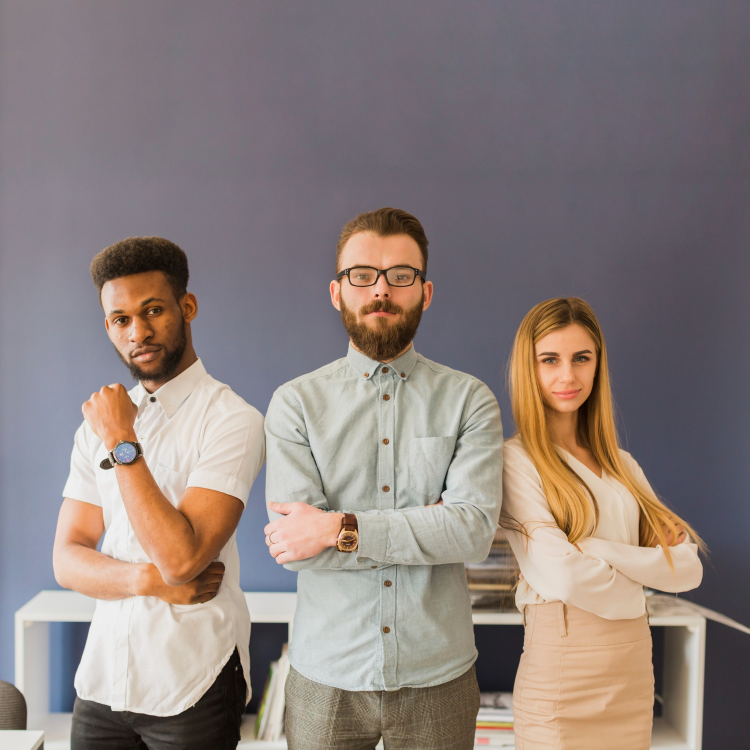
#> input picture 1.jpg, 1500 x 1500 px (shown at 1/2 size)
$ python main.py
#> lines starting #> are read from the running program, lines starting #| are printed output that depends on the picture
from PIL import Image

# Ask the user for the image file path
image_path = input("Enter the path to the image file: ")
#> the answer given: 1.jpg

# Open the image
try:
    image = Image.open(image_path)
#> image is the input picture: PIL image 1500x1500 RGB; mean R, G, B 140.5, 128.6, 125.4
except FileNotFoundError:
    print("Error: The specified image file does not exist.")
    exit()

# Resize the image to a smaller size for better performance
image = image.resize((100, 100))
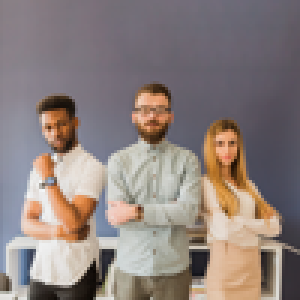
#> image: PIL image 100x100 RGB (shown 3 times larger); mean R, G, B 140.5, 128.6, 125.4

# Convert the image to grayscale
grayscale_image = image.convert("L")
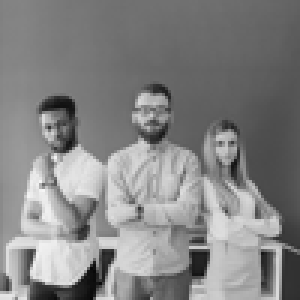
#> grayscale_image: PIL image 100x100 L (shown 3 times larger); min 7, max 245, mean 131.8

# Define the characters to use for the art, with different characters for different shades of gray
characters = ["@", "#", "S", "%", "?", "*", "+", ";", ":", ",", "."]

# Create a list to store the character art
character_art = []

# Loop through each pixel and replace it with a character from the list
for y in range(grayscale_image.height):
    row = ""
    for x in range(grayscale_image.width):
        pixel_value = grayscale_image.getpixel((x, y))
        row += characters[int(pixel_value / 255 * len(characters))]
    character_art.append(row)
#> after the loop, character_art = 100 items

# Add shading to the character art
shaded_character_art = []
for row in character_art:
    shaded_row = ""
    for char in row:
        if char == " ":
            shaded_row += " "
        else:
            shaded_row += char + "\u0336"  # Add the combining diacritic (iota subscript) for shading
    shaded_character_art.append(shaded_row)
#> this loop made 100 passes
#> after the loop, shaded_character_art = 100 items

# Ask the user for the output file name
output_file = input("Enter the name for the output text file (e.g., character_art.txt): ")
#> the answer given: out.png

# Save the character art to a text file
try:
    with open(output_file, "w", encoding="utf-8") as file:
        for row in shaded_character_art:
            file.write(row + "\n")
    print(f"Character art saved to {output_file}")
except Exception as e:
    print(f"Error: {e}")
